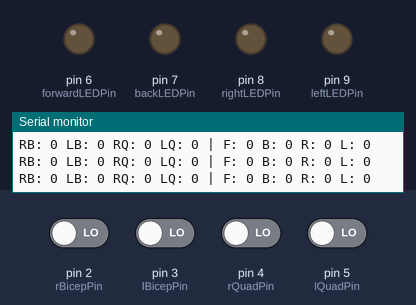
This sketch was run on a simulated Arduino Uno, built with avr-gcc and run on an emulated ATmega328P. Shown: output pins drawn as LEDs (lit = HIGH), the last lines printed to the serial monitor. Inputs (shaded band) come from the test bench; at power-on: pin 2 (rBicepPin), pin 3 (lBicepPin), pin 4 (rQuadPin), pin 5 (lQuadPin) LOW.

Above: at 1.2 s.
1.3 s: pin 2 (rBicepPin) driven HIGH
At 1.7 s:
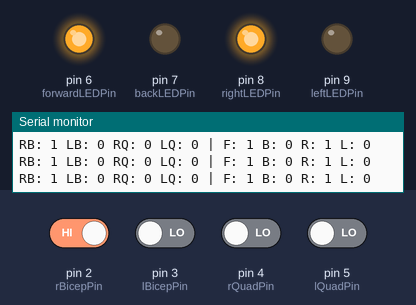
2.8 s: pin 3 (lBicepPin) driven HIGH
At 3.4 s:
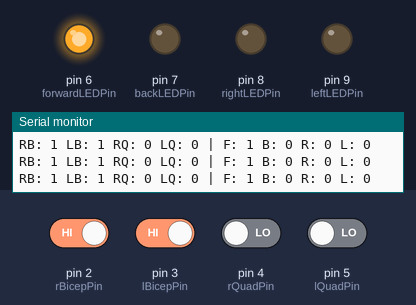
4.3 s: pin 4 (rQuadPin) driven HIGH
At 5.0 s:
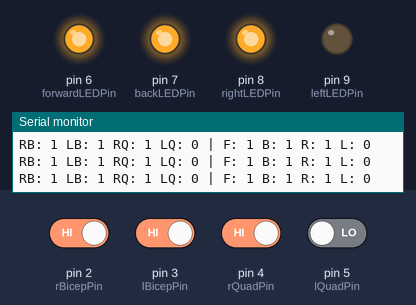
5.8 s: pin 5 (lQuadPin) driven HIGH
At 6.6 s:
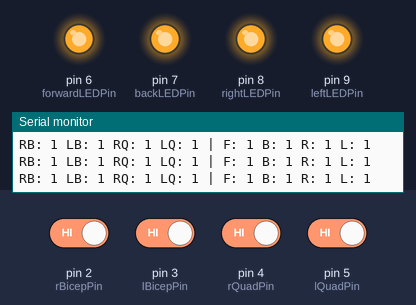
7.3 s: pin 2 (rBicepPin) driven LOW
At 8.2 s:
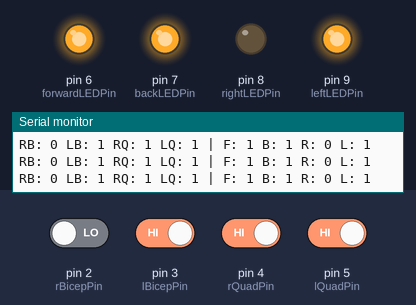
8.8 s: pin 3 (lBicepPin) driven LOW
At 9.8 s:
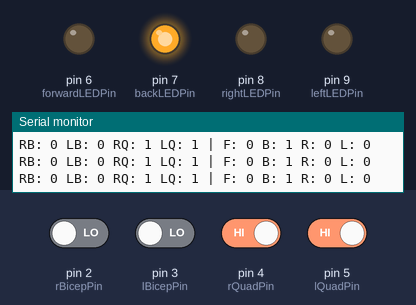
Timing chart, 0 to 11.3 s (numbered marks = the images above; inputs shaded):
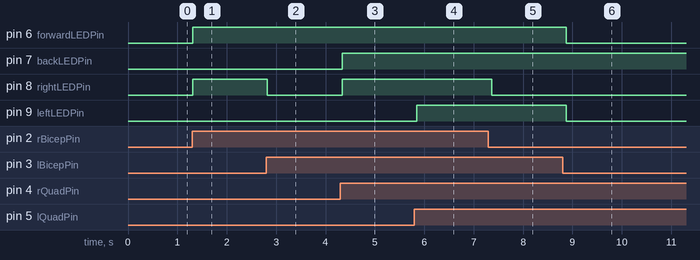

The sketch:

gate_code.ino
```cpp
// Pin assignments
const int rBicepPin = 2;
const int lBicepPin = 3;
const int rQuadPin = 4;
const int lQuadPin = 5;

const int forwardLEDPin = 6;
const int backLEDPin = 7;
const int rightLEDPin = 8;
const int leftLEDPin = 9;

void setup() {
  // Set input pins
  pinMode(rBicepPin, INPUT);
  pinMode(lBicepPin, INPUT);
  pinMode(rQuadPin, INPUT);
  pinMode(lQuadPin, INPUT);

  // Set output pins
  pinMode(forwardLEDPin, OUTPUT);
  pinMode(backLEDPin, OUTPUT);
  pinMode(rightLEDPin, OUTPUT);
  pinMode(leftLEDPin, OUTPUT);

  // Ensure LEDs are off at start
  digitalWrite(forwardLEDPin, LOW);
  digitalWrite(backLEDPin, LOW);
  digitalWrite(rightLEDPin, LOW);
  digitalWrite(leftLEDPin, LOW);

  Serial.begin(9600); // For debugging
}

void loop() {
  // Read input values
  int rBicep = digitalRead(rBicepPin);
  int lBicep = digitalRead(lBicepPin);
  int rQuad = digitalRead(rQuadPin);
  int lQuad = digitalRead(lQuadPin);

  // Logic for Forward = RB OR LB
  bool forward = (rBicep || lBicep);

  // Logic for Back = RQ OR LQ
  bool back = (rQuad || lQuad);

  // Logic for Right = (RB AND NOT LB) OR (RQ AND NOT LQ) OR (RB AND RQ)
  bool right = (rBicep && !lBicep) || (rQuad && !lQuad) || (rBicep && rQuad);

  // Logic for Left = (LB AND NOT RB) OR (LQ AND NOT RQ) OR (LB AND LQ)
  bool left = (lBicep && !rBicep) || (lQuad && !rQuad) || (lBicep && lQuad);

  // Control the LEDs based on logic
  digitalWrite(forwardLEDPin, forward ? HIGH : LOW);
  digitalWrite(backLEDPin, back ? HIGH : LOW);
  digitalWrite(rightLEDPin, right ? HIGH : LOW);
  digitalWrite(leftLEDPin, left ? HIGH : LOW);

  // Debugging Output
  Serial.print("RB: "); Serial.print(rBicep);
  Serial.print(" LB: "); Serial.print(lBicep);
  Serial.print(" RQ: "); Serial.print(rQuad);
  Serial.print(" LQ: "); Serial.print(lQuad);
  Serial.print(" | F: "); Serial.print(forward);
  Serial.print(" B: "); Serial.print(back);
  Serial.print(" R: "); Serial.print(right);
  Serial.print(" L: "); Serial.println(left);

  delay(100); // Stability delay
}
```

Measured:
- after the input at 1.3 s, pin 6 (forwardLEDPin), pin 8 (rightLEDPin): LOW → HIGH at once
- after the input at 2.8 s, pin 8 (rightLEDPin): HIGH → LOW at once
- after the input at 4.3 s, pin 7 (backLEDPin), pin 8 (rightLEDPin): LOW → HIGH at once
- after the input at 5.8 s, pin 9 (leftLEDPin): LOW → HIGH after 0.05 s
- after the input at 7.3 s, pin 8 (rightLEDPin): HIGH → LOW after 0.06 s
- after the input at 8.8 s, pin 6 (forwardLEDPin), pin 9 (leftLEDPin): HIGH → LOW after 0.08 s
